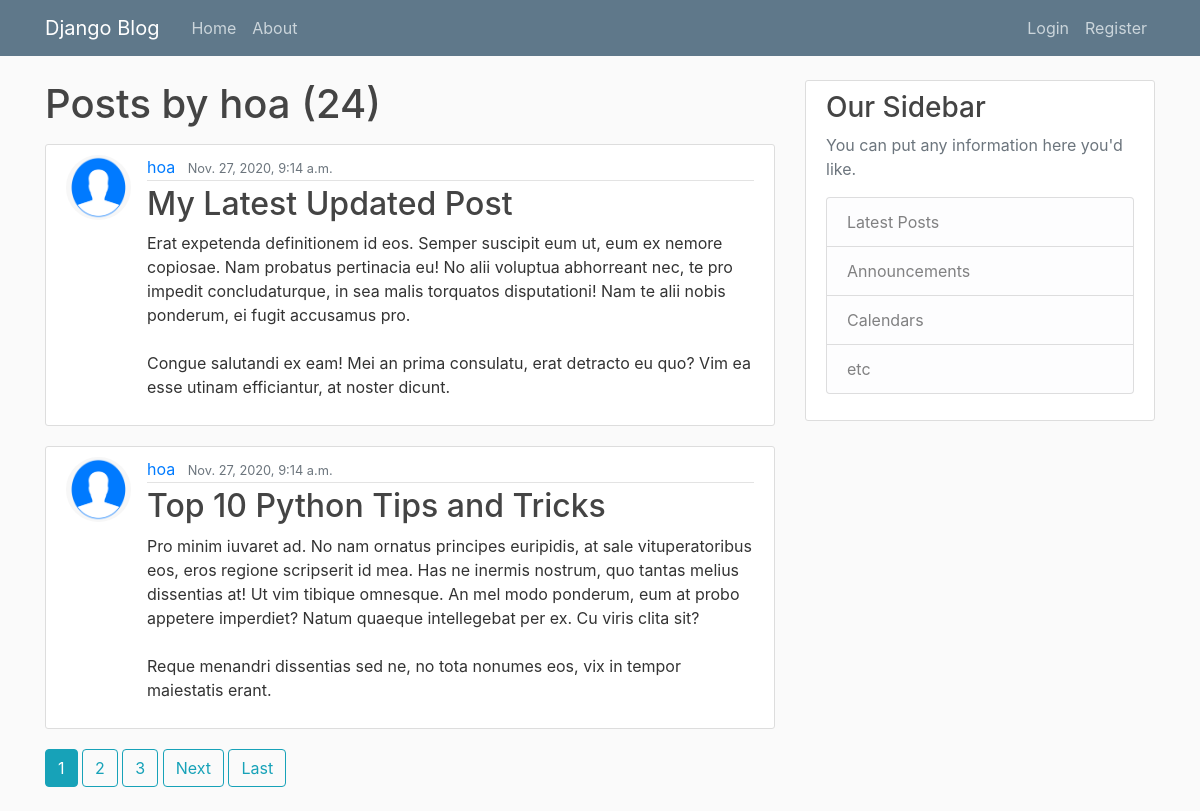
/user/hoa/, run on the app's committed database.
### blog/models.py (models this page shows, shortened)
class Post(models.Model):
    title = models.CharField(max_length=200)
    content = models.TextField()
    date_posted = models.DateTimeField(default=timezone.now)
    author = models.ForeignKey(User,on_delete=models.CASCADE)

### users/models.py (models this page shows, shortened)
class Profile(models.Model):
    user = models.OneToOneField(User,on_delete=models.CASCADE)
    image = models.ImageField(default='default.jpg', upload_to='profile_pics')

### blog/views.py (the view)
# urls.py: path('user/<str:username>/',UserPostListView.as_view(), name= 'user_posts'),
class UserPostListView(ListView):
    model = Post
    template_name = 'blog/user_posts.html'
    context_object_name = 'posts'
    paginate_by = 2
    def get_queryset(self):
        user = get_object_or_404(User, username=self.kwargs.get('username'))
        return Post.objects.filter(author=user).order_by('-date_posted')

### blog/templates/blog/user_posts.html (shortened to what this page needs)
{% extends 'blog/base.html' %}
{% block content%}
    <h1 class="mb-3">Posts by {{ view.kwargs.username }} ({{ page_obj.paginator.count }})</h1>
    {%for post in posts%}
        <article class="media content-section">
            <img class ="rounded-circle article-img" src="{{ post.author.profile.image.url}}" alt="">
          <div class="media-body">
            <div class="article-metadata">
              <a class="mr-2" href="{% url 'user_posts' post.author.username %}">{{ post.author }}</a>
              <small class="text-muted">{{ post.date_posted }}</small>
            </div>
            <h2><a class="article-title" href="{% url 'post_detail' post.id%}">{{ post.title }}</a></h2>
            <p class="article-content">{{ post.content }}</p>
          </div>
        </article>
    {%endfor%}
    {% if is_paginated %}
        {% for num in page_obj.paginator.page_range %}
            {% if page_obj.number == num %}
                <a class="btn btn-info mb-4" href="{{ num }}">{{ num }}</a>
            {% elif num > page_obj.number|add:'-3' and num < page_obj.number|add:'3' %}
                <a class="btn btn-outline-info mb-4" href="?page={{ num }}">{{ num }}</a>
            {% endif %}
        {% endfor %}
        {% if page_obj.has_next %}
            <a class="btn btn-outline-info mb-4" href="?page={{ page_obj.next_page_number }}">Next</a>
            <a class="btn btn-outline-info mb-4" href="?page={{ page_obj.paginator.num_pages }}">Last</a>
        {% endif %}
    {% endif%}
{% endblock%}

### blog/static/blog/main.css (style rules this page uses)
body { background: #fafafa; color: #333333; margin-top: 5rem; }
h1, h2, h3, h4, h5, h6 { color: #444444; }
.content-section { background: #ffffff; padding: 10px 20px; border: 1px solid #dddddd; border-radius: 3px; margin-bottom: 20px; }
.article-title { color: #444444; }
.article-content { white-space: pre-line; }
.article-img { height: 65px; width: 65px; margin-right: 16px; }
.article-metadata { padding-bottom: 1px; margin-bottom: 4px; border-bottom: 1px solid #e3e3e3 }

### data on the page
Post: author.profile.image (picture), author "hoa", date_posted "Nov. 27, 2020, 9:14 a.m.", title "My Latest Updated Post", content "Erat expetenda definitionem id eos. Semper suscipit eum ut, eum ex nemore copiosae. Nam probatus pertinacia eu! No alii voluptua abhorreant nec, te pro impedit concludaturque, in sea malis torquatos disputationi! Nam te alii nobis ponderum, ei fugit accusamus pro. Congue salutandi ex eam! Mei an prima consulatu, erat detracto eu quo? Vim ea esse utinam efficiantur, at noster dicunt."
Post: author.profile.image (picture), author "hoa", date_posted "Nov. 27, 2020, 9:14 a.m.", title "Top 10 Python Tips and Tricks", content "Pro minim iuvaret ad. No nam ornatus principes euripidis, at sale vituperatoribus eos, eros regione scripserit id mea. Has ne inermis nostrum, quo tantas melius dissentias at! Ut vim tibique omnesque. An mel modo ponderum, eum at probo appetere imperdiet? Natum quaeque intellegebat per ex. Cu viris clita sit? Reque menandri dissentias sed ne, no tota nonumes eos, vix in tempor maiestatis erant."

### other printed values
{{ view.kwargs.username }} "hoa"
{{ page_obj.paginator.count }} "24"
{{ num }} "1"
{{ num }} "2" "3"
